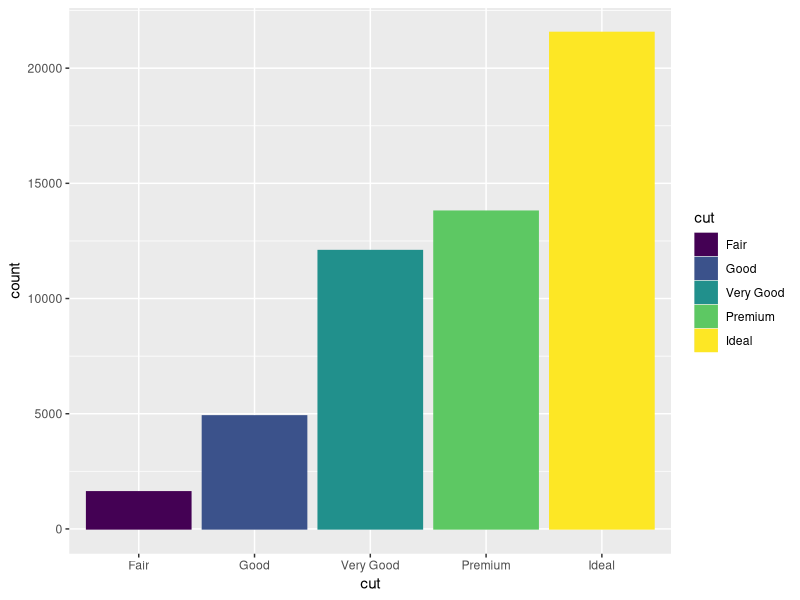
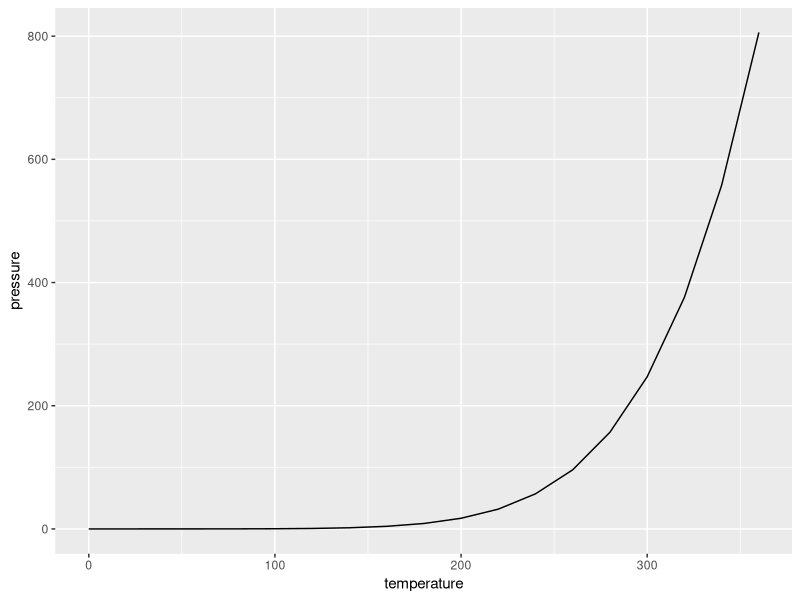

The R script that drew these images, in order: (Note: this script raises an error after producing the figures.)
#Guide
# https://rkabacoff.github.io/datavis/Univariate.html

library(ggplot2)
ggplot(data = diamonds) + 
  geom_bar(mapping = aes(x=cut, color=cut, fill=cut))

ggplot(data = pressure) +
  geom_line(mapping = aes(x=temperature, y=pressure))

data(Marriage, package = "mosaicData")
ggplot(Marriage, aes(x = age)) +
  geom_histogram(fill = "cornflowerblue", 
                 color = "white", 
                 bins = 20) + 
  labs(title="Participants by age", 
       subtitle = "number of bins = 20",
       x = "Age")

#Use mpg data and produce the following graph
library(dplyr)
library(ggrepel)

temp = mpg %>%
  group_by(class) %>%
  summarize(mean_cty = mean(cty, na.rm=TRUE), 
            mean_hwy = mean(hwy, na.rm=TRUE))

ggplot(data = temp,
       mapping = aes(x = mean_cty, y = mean_hwy, label=class)) +
  geom_point(color = "cornflowerblue",
             alpha = .7,
             size = 3) +
  geom_smooth(method = "lm") +
  geom_label_repel()

#Produce the following barchart for the diamond data set:
ggplot(diamonds, 
       aes(x = cut, 
           fill = clarity)) + 
  geom_bar(position = position_dodge(preserve = "single"))
